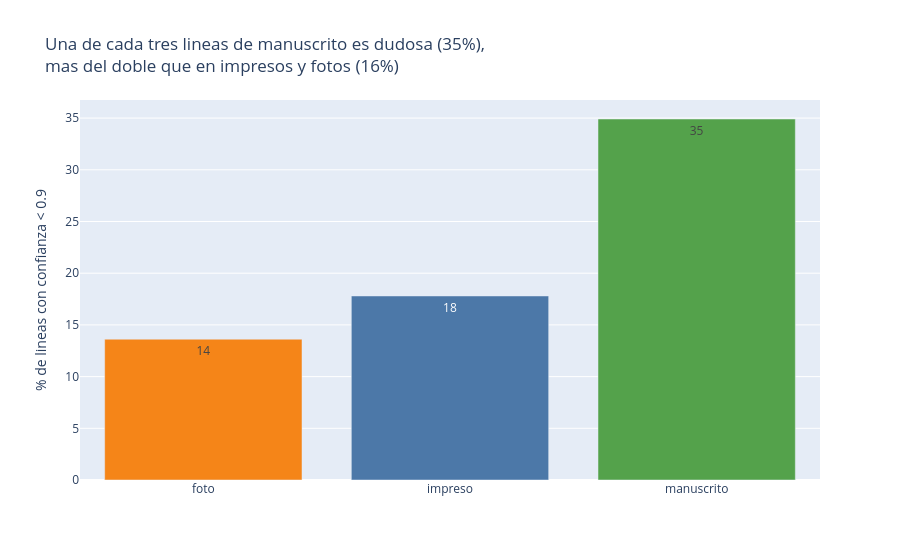

Source (notebook cell):
### Markdown cell above
## Exploracion: donde duda el OCR

PaddleOCR da una **confianza** entre 0 y 1 para cada linea que lee. Se llama **linea dudosa** a la
que tiene confianza menor que 0,90 (el mismo corte que usa `ocr_documentos.py`).

Ojo: la confianza es lo que el modelo *cree* de si mismo, no el error real. El error real (CER)
solo se puede medir contra la transcripcion manual de la Parte 2.

### Code cell
UMBRAL = 0.90
lineas["dudosa"] = lineas["confianza"] < UMBRAL
por_tipo = (lineas.groupby("tipo")
            .agg(lineas=("linea", "size"), dudosas=("dudosa", "sum"), mediana=("confianza", "median"))
            .reset_index())
por_tipo["pct_dudosas"] = 100 * por_tipo["dudosas"] / por_tipo["lineas"]
man = por_tipo.set_index("tipo").loc["manuscrito"]
resto = por_tipo[por_tipo["tipo"] != "manuscrito"]
pct_resto = 100 * resto["dudosas"].sum() / resto["lineas"].sum()

fig = px.bar(por_tipo.sort_values("pct_dudosas"), x="tipo", y="pct_dudosas", color="tipo", color_discrete_map=COLORES,
             text_auto=".0f", hover_data=["lineas", "dudosas", "mediana"],
             labels={"pct_dudosas": f"% de lineas con confianza < {UMBRAL}", "tipo": ""},
             title=(f"Una de cada tres lineas de manuscrito es dudosa ({man['pct_dudosas']:.0f}%), "
                    f"<br>mas del doble que en impresos y fotos ({pct_resto:.0f}%)"))
fig.update_layout(showlegend=False)
fig.show()
por_tipo.round(3)

### Figure 1 — Plotly figure (JSON) as saved in the notebook; plotly's stock layout.template omitted (floating-point values rounded to 4 significant figures)
{"data": [{"customdata": [[492.0, 67.0, 0.995]], "hovertemplate": "=%{x}<br>% de lineas con confianza < 0.9=%{y}<br>lineas=%{customdata[0]}<br>dudosas=%{customdata[1]}<br>mediana=%{customdata[2]}<extra></extra>", "legendgroup": "foto", "marker": {"color": "#F58518", "pattern": {"shape": ""}}, "name": "foto", "orientation": "v", "showlegend": true, "textposition": "auto", "texttemplate": "%{y:.0f}", "type": "bar", "x": ["foto"], "xaxis": "x", "y": [13.62], "yaxis": "y"}, {"customdata": [[427.0, 76.0, 0.9935]], "hovertemplate": "=%{x}<br>% de lineas con confianza < 0.9=%{y}<br>lineas=%{customdata[0]}<br>dudosas=%{customdata[1]}<br>mediana=%{customdata[2]}<extra></extra>", "legendgroup": "impreso", "marker": {"color": "#4C78A8", "pattern": {"shape": ""}}, "name": "impreso", "orientation": "v", "showlegend": true, "textposition": "auto", "texttemplate": "%{y:.0f}", "type": "bar", "x": ["impreso"], "xaxis": "x", "y": [17.8], "yaxis": "y"}, {"customdata": [[401.0, 140.0, 0.9379]], "hovertemplate": "=%{x}<br>% de lineas con confianza < 0.9=%{y}<br>lineas=%{customdata[0]}<br>dudosas=%{customdata[1]}<br>mediana=%{customdata[2]}<extra></extra>", "legendgroup": "manuscrito", "marker": {"color": "#54A24B", "pattern": {"shape": ""}}, "name": "manuscrito", "orientation": "v", "showlegend": true, "textposition": "auto", "texttemplate": "%{y:.0f}", "type": "bar", "x": ["manuscrito"], "xaxis": "x", "y": [34.91], "yaxis": "y"}], "layout": {"barmode": "relative", "legend": {"title": {"text": ""}, "tracegroupgap": 0}, "showlegend": false, "title": {"text": "Una de cada tres lineas de manuscrito es dudosa (35%), <br>mas del doble que en impresos y fotos (16%)"}, "xaxis": {"anchor": "y", "categoryarray": ["foto", "impreso", "manuscrito"], "categoryorder": "array", "domain": [0.0, 1.0], "title": {"text": ""}}, "yaxis": {"anchor": "x", "domain": [0.0, 1.0], "title": {"text": "% de lineas con confianza < 0.9"}}}}
